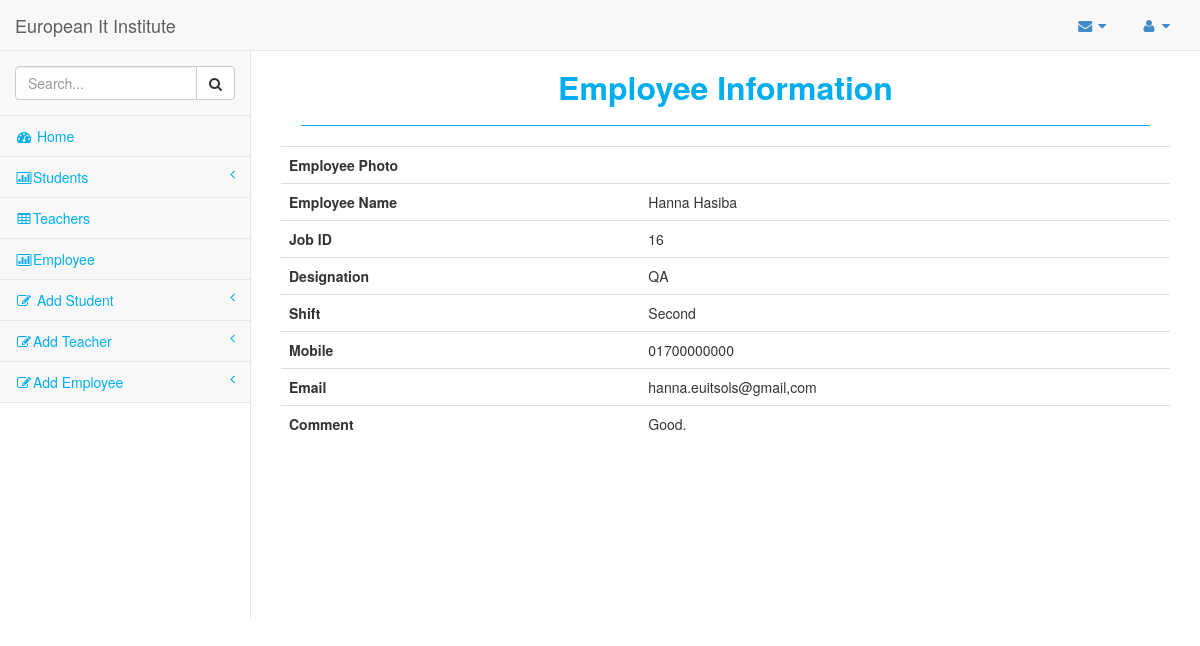
Screenshot of /employe_view.php?id=16 (signed in) with the database file from the repository.
### tables this page shows
CREATE TABLE `employee` (
  `employee_id` int(11) NOT NULL,
  `add_by` int(11) NOT NULL,
  `employee_name` varchar(100) NOT NULL,
  `job_id` varchar(100) NOT NULL,
  `designation` varchar(100) NOT NULL,
  `shift` varchar(50) NOT NULL,
  `mobile` varchar(11) NOT NULL,
  `email` varchar(100) NOT NULL,
  `photo` varchar(255) NOT NULL,
  `comment` varchar(255) NOT NULL
);

### employe_view.php (the view, shortened to what this page needs)
<?php
    $db_host = "localhost";
    $db_user = "root";
    $db_pass = "";
    $db_name = "classproject";
	$conn = mysqli_connect($db_host,$db_user,$db_pass,$db_name);
	$id = $_GET['id'];
	$sql = "SELECT * FROM employee WHERE employee_id = $id";
	$result = mysqli_query($conn,$sql);
	$etd = mysqli_fetch_assoc($result);
?>
<?php include_once('inc/header.php'); ?>
<div id="page-wrapper">
    <div class="row">
        <div class="col-lg-12">
            <h1 class="page-header">Employee Information</h1>
        </div>
    </div>
    <div class="row">
        <div class="col-lg-12">
            <table class="table table-hover table-dark">
                <tr>
                    <th>Employee Photo</th>
                    <td><img width="200" src="<?php echo $etd['photo']; ?>" alt=""> </td>
                </tr>
                <tr>
                    <th>Employee Name</th>
                    <td><?php echo $etd['employee_name']; ?></td>
                </tr>
                <tr>
                    <th>Job ID</th>
                    <td><?php echo $etd['job_id']; ?></td>
                </tr>
                <tr>
                    <th>Designation</th>
                    <td><?php echo $etd['designation']; ?></td>
                </tr>
                <tr>
                    <th>Shift</th>
                    <td><?php echo $etd['shift']; ?></td>
                </tr>
                <tr>
                    <th>Mobile</th>
                    <td><?php echo $etd['mobile']; ?></td>
                </tr>
                <tr>
                    <th>Email</th>
                    <td><?php echo $etd['email']; ?></td>
                </tr>
                <tr>
                    <th>Comment</th>
                    <td><?php echo $etd['comment']; ?></td>
                </tr>
            </table>
        </div>
    </div>
</div>
</div>
</body>
</html>

### css/sb-admin.css (style rules this page uses)
body { padding-top: 100px; background-color: #fff; background-repeat:no-repeat; background-size:cover; }
@media (min-width:768px) { body { padding-top: 50px; } }
#page-wrapper { padding: 0 15px; min-height: 568px; background-color: #fff; }
@media (min-width:768px) { #page-wrapper { position: inherit; margin: 0 0 0 250px; padding: 0 30px; border-left: 1px solid #e7e7e7; } }

### css/style.css (style rules this page uses)
.page-header { margin: 20px; padding-bottom: 20px; }
#page-wrapper h1 { font-size: 32px; color: #00AEEF; font-weight: 700; }
#page-wrapper h1 { text-align: center; border-bottom: 1px solid; }

### rows the page displays
employee: employee_name "Hanna Hasiba", job "16", designation "QA", shift "Second", mobile "01700000000", email "hanna.euitsols@gmail,com", comment "Good."
